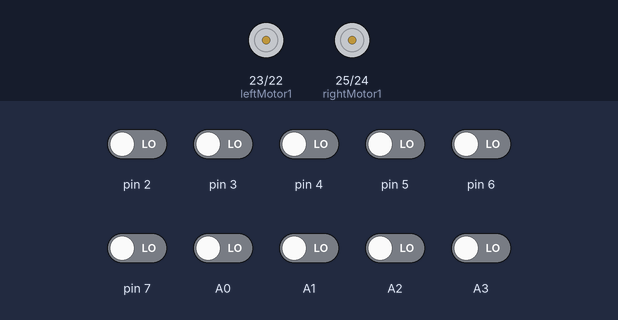
Bench run of a sketch on a simulated Arduino Mega 2560, built with avr-gcc and run on an emulated ATmega2560. Parts: motor-driver pin pairs drawn as motors (green arrow = first pin HIGH = forward, orange = second pin HIGH = backward, longer = more drive, scaled by the enable pin). The test bench sets the inputs (shaded band); at power-on: A0–3, pin 2–7 LOW. What the sketch prints to the serial monitor is not drawn.

Above: at 0.1 s.
At 5.7 s:
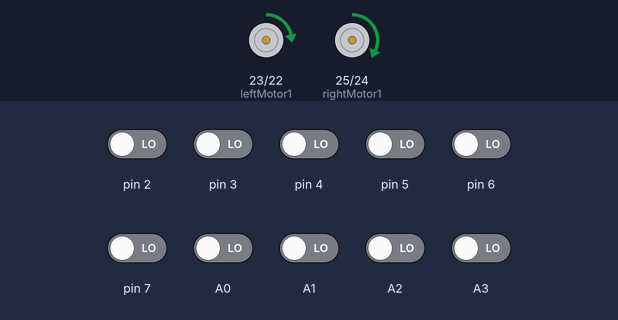
5.8 s: pin 2 driven HIGH
At 6.3 s:
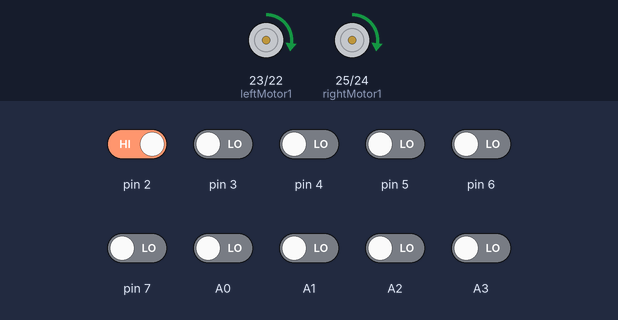
7.3 s: A2 driven HIGH
10.3 s: pin 3 driven HIGH
13.3 s: A3 driven HIGH
16.3 s: pin 4 driven HIGH
Timing chart, 0 to 19.3 s (numbered marks = the images above; inputs shaded):
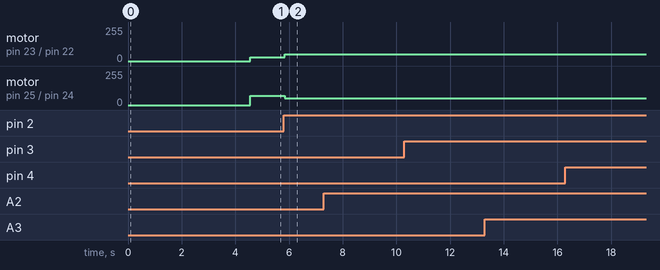

The sketch:

test.1.ino
```cpp
#include <QTRSensors.h>
#include <SoftwareSerial.h>

SoftwareSerial BTserial(15, 14); // RX | TX
#define Kp 0.0099//  .00594 // find the best value speed controll
#define Ki 0
#define Kd 0  // experiment to determine this, slowly increase the speeds and adjust this value. ( Note: Kp < Kd)
#define thres 500
int x=60;//turn
int MaxSpeed = 100;  // max speed of the robot
int BaseSpeed = 50;  // this is the speed at which the motors should spin when the robot is perfectly on the line
int lastError = 0;
char a[11];
//define motor pin
int Ls;
int Rs;
#define rightMotor1 25
#define rightMotor2 24
#define rightMotorPWM 8

#define leftMotor1 23
#define leftMotor2 22
#define leftMotorPWM 9


QTRSensors qtr;
const uint8_t SensorCount = 10;
uint16_t sensorValues[SensorCount];
void setup() {
  Serial.begin(9600);
BTserial.begin(9600);
  qtr.setTypeRC();
  qtr.setSensorPins((const uint8_t[]){ 7,6,5,4,3,2,A0,A1,A2,A3,A4}, SensorCount);  //Declare the sensor pin with arduino
  qtr.setEmitterPin(10);                                                                    //LEDON PIN

  pinMode(rightMotor1, OUTPUT);
  pinMode(rightMotor2, OUTPUT);
  pinMode(rightMotorPWM, OUTPUT);
  pinMode(leftMotor1, OUTPUT);
  pinMode(leftMotor2, OUTPUT);
  pinMode(leftMotorPWM, OUTPUT);

  // configure LED PWM functionalitites


  int i = 0;digitalWrite(13,HIGH);
  for (int i = 0; i < 100; i++)  // calibrate for sometime by sliding the sensors across the line, or you may use auto-calibration instead
  {
    //comment this part out for automatic calibration

    qtr.calibrate();
    delay(20);
  }digitalWrite(13,LOW);
  wait();

}

void RUN(int motor, int speed, int direction) {

  boolean inPin1 = HIGH;
  boolean inPin2 = LOW;

  if (direction == 1) {
    inPin1 = HIGH;
    inPin2 = LOW;
    //1=FORWARD
  }
  if (direction == 0) {
    inPin1 = LOW;
    inPin2 = HIGH;
    //0=BACKWARD
  }

  if (motor == 1) {
    digitalWrite(leftMotor1, inPin1);
    digitalWrite(leftMotor2, inPin2);
    analogWrite(leftMotorPWM, speed);Serial.print(speed);Serial.print(" ");
    // 1=A
  }
  if (motor == 2) {
    digitalWrite(rightMotor1, inPin1);
    digitalWrite(rightMotor2, inPin2);
    analogWrite(rightMotorPWM, speed);Serial.print(speed);
    // 2=B
  }
}


void wait() {
  analogWrite(leftMotorPWM, 0);
  analogWrite(rightMotorPWM, 0);
}


void loop() {
  String a = "0000000000";
  // print the sensor values as numbers from 0 to 2500, where 0 means maximum
  // reflectance and 2500 means minimum reflectance
  qtr.read(sensorValues);

  for (uint8_t i = 0; i < SensorCount; i++) {
    if (sensorValues[i] > thres)
      a[i] = '1';
    else a[i] = '0';
   // Serial.print(sensorValues[i]);
    //Serial.print('\t');

  }


 // Serial.print(a);Serial.print("   ");
  uint16_t Position = qtr.readLineBlack(sensorValues);  //read the current position
                                                      // Serial.println(Position);//delay(1000);
if(Position<50 or Position>8950){
  wait();
}
if(Position>6000){
RUN(1,70,1);
RUN(2,30,1);}
if(Position<3000){
  RUN(1,30,1);
  RUN(2,70,1);
}
else {
RUN(1,50,1);
RUN(2,50,1);

  }
}
```

Measured:
- after the input at 5.8 s, motor on pin 23 (leftMotor1) / pin 22 (leftMotor2): forward 30/255 → forward 50/255 at once; motor on pin 25 (rightMotor1) / pin 24 (rightMotor2): forward 68/255 → forward 50/255 at once
- after the input at 10.3 s, every drawn part: stays the same
- after the input at 16.3 s, every drawn part: stays the same
